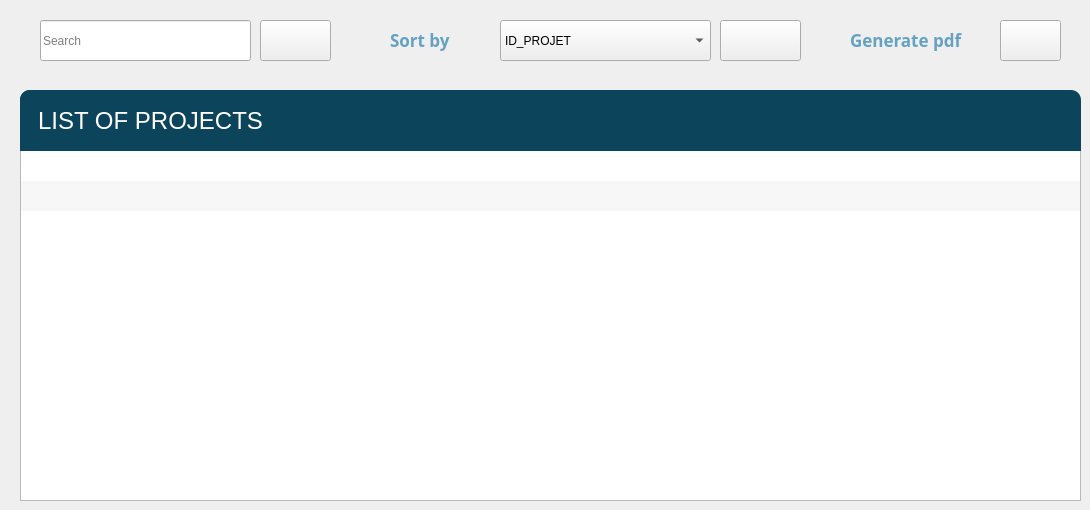
                 <widget class="QWidget" name="ProjectListPage_6">
                  <widget class="QTableWidget" name="ProjectTable_6">
                   <property name="geometry">
                    <rect>
                     <x>20</x>
                     <y>150</y>
                     <width>1061</width>
                     <height>351</height>
                    </rect>
                   </property>
                   <property name="font">
                    <font>
                     <family>Arial</family>
                     <weight>50</weight>
                     <bold>false</bold>
                    </font>
                   </property>
                   <property name="styleSheet">
                    <string notr="true">QTableWidget{
background-color:#D9D9D9;
alternate-background-color:#CCCCCC;
selection-background-color:#282828;
}
QHeaderView::section  {
	background-color: #0C455B;
	color: white;
	padding: 4px;
	border:0px solid white;
	border-top:1px solid #082F3E;
	border-bottom:1px solid #082F3E;
	
}
/*QHeaderView::section:first{
	border-top-left-radius: 10px;
}
QHeaderView::section:last{
border-top-right-radius: 10px;
}*/
 QTableWidget {
border-bottom-radius: 10px;  
	border: 1px solid #0C455B00;
};</string>
                   </property>
                   <property name="editTriggers">
                    <set>QAbstractItemView::NoEditTriggers</set>
                   </property>
                   <property name="dragEnabled">
                    <bool>false</bool>
                   </property>
                   <property name="alternatingRowColors">
                    <bool>true</bool>
                   </property>
                   <property name="selectionMode">
                    <enum>QAbstractItemView::SingleSelection</enum>
                   </property>
                   <property name="selectionBehavior">
                    <enum>QAbstractItemView::SelectItems</enum>
                   </property>
                   <property name="textElideMode">
                    <enum>Qt::ElideLeft</enum>
                   </property>
                   <property name="showGrid">
                    <bool>false</bool>
                   </property>
                   <property name="sortingEnabled">
                    <bool>true</bool>
                   </property>
                   <property name="rowCount">
                    <number>3</number>
                   </property>
                   <attribute name="horizontalHeaderVisible">
                    <bool>false</bool>
                   </attribute>
                   <attribute name="horizontalHeaderDefaultSectionSize">
                    <number>100</number>
                   </attribute>
                   <attribute name="horizontalHeaderStretchLastSection">
                    <bool>true</bool>
                   </attribute>
                   <attribute name="verticalHeaderVisible">
                    <bool>false</bool>
                   </attribute>
                   <row/>
                   <row/>
                   <row/>
                   <column>
                    <property name="text">
                     <string>Id</string>
                    </property>
                   </column>
                   <column>
                    <property name="text">
                     <string>Name</string>
                    </property>
                   </column>
                   <column>
                    <property name="text">
                     <string>Project Name</string>
                    </property>
                   </column>
                   <column>
                    <property name="text">
                     <string>Project Type</string>
                    </property>
                   </column>
                   <column>
                    <property name="text">
                     <string>Start Date</string>
                    </property>
                   </column>
                   <column>
                    <property name="text">
                     <string>End Date</string>
                    </property>
                   </column>
                   <column>
                    <property name="text">
                     <string>State</string>
                    </property>
                   </column>
                   <column>
                    <property name="text">
                     <string>Price Estimation</string>
                    </property>
                   </column>
                   <column>
                    <property name="text">
                     <string>Actions</string>
                    </property>
                   </column>
                   <item row="0" column="0">
                    <property name="text">
                     <string/>
                    </property>
                   </item>
                   <item row="0" column="1">
                    <property name="text">
                     <string/>
                    </property>
                   </item>
                   <item row="0" column="2">
                    <property name="text">
                     <string/>
                    </property>
                   </item>
                   <item row="0" column="4">
                    <property name="text">
                     <string/>
                    </property>
                   </item>
                   <item row="0" column="5">
                    <property name="text">
                     <string/>
                    </property>
                   </item>
                   <item row="0" column="6">
                    <property name="text">
                     <string/>
                    </property>
                   </item>
                   <item row="0" column="7">
                    <property name="text">
                     <string/>
                    </property>
                   </item>
                   <item row="1" column="0">
                    <property name="text">
                     <string/>
                    </property>
                   </item>
                   <item row="1" column="1">
                    <property name="text">
                     <string/>
                    </property>
                   </item>
                   <item row="1" column="2">
                    <property name="text">
                     <string/>
                    </property>
                   </item>
                   <item row="1" column="4">
                    <property name="text">
                     <string/>
                    </property>
                   </item>
                   <item row="1" column="5">
                    <property name="text">
                     <string/>
                    </property>
                   </item>
                   <item row="1" column="6">
                    <property name="text">
                     <string/>
                    </property>
                   </item>
                   <item row="1" column="7">
                    <property name="text">
                     <string/>
                    </property>
                   </item>
                   <item row="2" column="0">
                    <property name="text">
                     <string/>
                    </property>
                   </item>
                   <item row="2" column="1">
                    <property name="text">
                     <string/>
                    </property>
                   </item>
                   <item row="2" column="2">
                    <property name="text">
                     <string/>
                    </property>
                   </item>
                   <item row="2" column="4">
                    <property name="text">
                     <string/>
                    </property>
                   </item>
                   <item row="2" column="5">
                    <property name="text">
                     <string/>
                    </property>
                   </item>
                   <item row="2" column="6">
                    <property name="text">
                     <string/>
                    </property>
                   </item>
                   <item row="2" column="7">
                    <property name="text">
                     <string/>
                    </property>
                   </item>
                  </widget>
                  <widget class="QFrame" name="frame_6">
                   <property name="geometry">
                    <rect>
                     <x>20</x>
                     <y>90</y>
                     <width>1061</width>
                     <height>61</height>
                    </rect>
                   </property>
                   <property name="styleSheet">
                    <string notr="true">QFrame{
background-color:#0C455B;
border-top-left-radius: 10px;
border-top-right-radius: 10px;
}</string>
                   </property>
                   <property name="frameShape">
                    <enum>QFrame::StyledPanel</enum>
                   </property>
                   <property name="frameShadow">
                    <enum>QFrame::Raised</enum>
                   </property>
                   <widget class="QLabel" name="titreAddProject_7">
                    <property name="geometry">
                     <rect>
                      <x>0</x>
                      <y>0</y>
                      <width>261</width>
                      <height>61</height>
                     </rect>
                    </property>
                    <property name="styleSheet">
                     <string notr="true">color:#FFF;
font-size:24px;
</string>
                    </property>
                    <property name="text">
                     <string>LIST OF PROJECTS</string>
                    </property>
                    <property name="alignment">
                     <set>Qt::AlignCenter</set>
                    </property>
                   </widget>
                  </widget>
                  <widget class="QLineEdit" name="projet_search_course_6">
                   <property name="geometry">
                    <rect>
                     <x>40</x>
                     <y>20</y>
                     <width>211</width>
                     <height>41</height>
                    </rect>
                   </property>
                   <property name="placeholderText">
                    <string>Search</string>
                   </property>
                  </widget>
                  <widget class="QPushButton" name="projet_search_button_6">
                   <property name="geometry">
                    <rect>
                     <x>260</x>
                     <y>20</y>
                     <width>71</width>
                     <height>41</height>
                    </rect>
                   </property>
                   <property name="text">
                    <string/>
                   </property>
                   <property name="icon">
                    <iconset resource="resource.qrc">
                     <normaloff>:/icon/icon/search_5807787.png</normaloff>:/icon/icon/search_5807787.png</iconset>
                   </property>
                   <property name="iconSize">
                    <size>
                     <width>30</width>
                     <height>30</height>
                    </size>
                   </property>
                   <property name="flat">
                    <bool>false</bool>
                   </property>
                  </widget>
                  <widget class="QLabel" name="projet_course_name_17">
                   <property name="geometry">
                    <rect>
                     <x>390</x>
                     <y>20</y>
                     <width>131</width>
                     <height>41</height>
                    </rect>
                   </property>
                   <property name="font">
                    <font>
                     <family>Nirmala UI Semilight</family>
                     <pointsize>13</pointsize>
                     <weight>75</weight>
                     <bold>true</bold>
                    </font>
                   </property>
                   <property name="styleSheet">
                    <string notr="true">color:rgb(100, 161, 194)</string>
                   </property>
                   <property name="text">
                    <string>Sort by</string>
                   </property>
                   <property name="textFormat">
                    <enum>Qt::RichText</enum>
                   </property>
                   <property name="scaledContents">
                    <bool>false</bool>
                   </property>
                  </widget>
                  <widget class="QPushButton" name="projet_sort_button_6">
                   <property name="geometry">
                    <rect>
                     <x>720</x>
                     <y>20</y>
                     <width>81</width>
                     <height>41</height>
                    </rect>
                   </property>
                   <property name="text">
                    <string/>
                   </property>
                   <property name="icon">
                    <iconset resource="resource.qrc">
                     <normaloff>:/icon/icon/setting_6874449.png</normaloff>:/icon/icon/setting_6874449.png</iconset>
                   </property>
                   <property name="iconSize">
                    <size>
                     <width>30</width>
                     <height>30</height>
                    </size>
                   </property>
                  </widget>
                  <widget class="QLabel" name="projet_course_name_18">
                   <property name="geometry">
                    <rect>
                     <x>850</x>
                     <y>20</y>
                     <width>141</width>
                     <height>41</height>
                    </rect>
                   </property>
                   <property name="font">
                    <font>
                     <family>Nirmala UI Semilight</family>
                     <pointsize>13</pointsize>
                     <weight>75</weight>
                     <bold>true</bold>
                    </font>
                   </property>
                   <property name="styleSheet">
                    <string notr="true">color:rgb(100, 161, 194)</string>
                   </property>
                   <property name="text">
                    <string>Generate pdf</string>
                   </property>
                   <property name="textFormat">
                    <enum>Qt::RichText</enum>
                   </property>
                   <property name="scaledContents">
                    <bool>false</bool>
                   </property>
                  </widget>
                  <widget class="QPushButton" name="projet_generate_pdf_6">
                   <property name="geometry">
                    <rect>
                     <x>1000</x>
                     <y>20</y>
                     <width>61</width>
                     <height>41</height>
                    </rect>
                   </property>
                   <property name="text">
                    <string/>
                   </property>
                   <property name="icon">
                    <iconset resource="resource.qrc">
                     <normaloff>:/icon/icon/pdf_8304568.png</normaloff>:/icon/icon/pdf_8304568.png</iconset>
                   </property>
                   <property name="iconSize">
                    <size>
                     <width>40</width>
                     <height>40</height>
                    </size>
                   </property>
                   <property name="flat">
                    <bool>false</bool>
                   </property>
                  </widget>
                  <widget class="QComboBox" name="ProjectSortt">
                   <property name="geometry">
                    <rect>
                     <x>500</x>
                     <y>20</y>
                     <width>211</width>
                     <height>41</height>
                    </rect>
                   </property>
                   <property name="styleSheet">
                    <string notr="true"/>
                   </property>
                   <item>
                    <property name="text">
                     <string>ID_PROJET</string>
                    </property>
                   </item>
                   <item>
                    <property name="text">
                     <string>NOM_PROJET</string>
                    </property>
                   </item>
                   <item>
                    <property name="text">
                     <string>DATE_DEBUT</string>
                    </property>
                   </item>
                   <item>
                    <property name="text">
                     <string>DATE_FIN</string>
                    </property>
                   </item>
                   <item>
                    <property name="text">
                     <string>ETAT</string>
                    </property>
                   </item>
                   <item>
                    <property name="text">
                     <string>TYPE</string>
                    </property>
                   </item>
                  </widget>
                 </widget>
